Frame 1 (no input): blank canvas, image omitted
Frame 60 (no input): blank canvas, image omitted
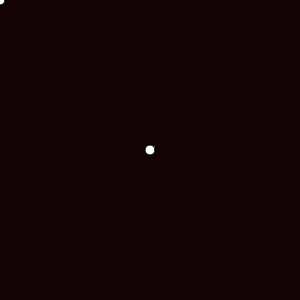
Frame 120 (the mouse pressed at the canvas centre since frame 60)

The p5.js sketch whose frames 1 and 60 were blank and that drew this single picture after the mouse press (run headless with seeded random() and noise() and a simulated clock; from frame 60 on, the mouse is pressed at the canvas centre):

// p5.js sketch
// ── sketch.js
// p5js automatically recognizes two functions: setup() and draw()
// any webpage including p5js should have these two functions, even if they are left empty

// the setup function is called once, when the webpage is loaded.
// it's useful to set the initial layout of your sketch (initial positions, initial colors, etc.)
function setup(){
  console.log('this is called once!');

  // this line allows us to create a HTML <canvas> element, on which we can draw.
  // in this case, the canvas will be 300px wide, and 300 pixel tall
  createCanvas(300, 300);

  // we decide to set the background color to dark red.
  background(20, 4, 6);
}


// the draw function is called over and over again.
// think of it as a camera that plays an image, after an image, after an image, to create the illusion of motion (a movie)
function draw(){
  console.log('this is called over and over!');


  // every frame, we will draw a circle (which is essentially an ellipse with similar dimensions)
  // and we will draw it where the mouse is

  // first we need to fill it with a color, here i arbitrarily choose white
  fill(255, 255, 255);

  //then we actually draw it!
  ellipse(mouseX, mouseY, 10, 10);

  // ellipse is a function that P5 gives us in order to...... draw ellipses
  // mouseX and mouseY are variables that P5 gives us in order to know where the mouse currently is
  // the last two numbers, 10, 10, represent the width and the height of our circle
}
